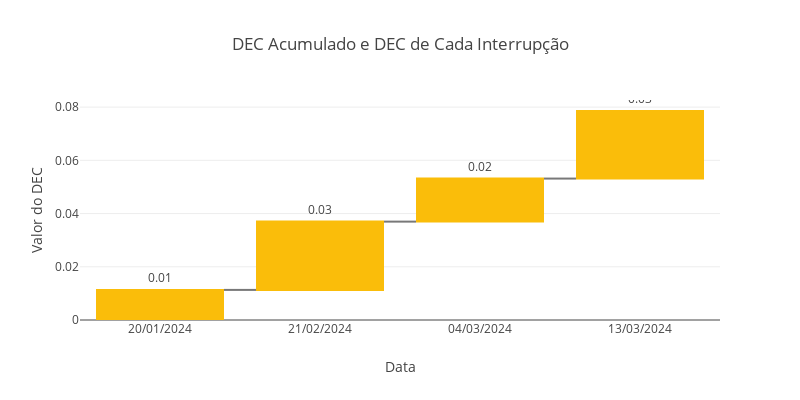

The cell this chart's notebook holds for it:
### Code cell
# Preparar dados para o DEC acumulado
df_dec_acumulado = teste[['DATA', 'DEC']].copy()
df_dec_acumulado.set_index('DATA', inplace=True)
df_dec_acumulado = df_dec_acumulado.sort_index()
df_dec_acumulado['DEC_ACUMULADO'] = df_dec_acumulado['DEC'].cumsum()  # Calcula o DEC acumulado

# Preparar dados para DEC de cada interrupção
df_dec_interrupcao = teste.copy()
df_dec_interrupcao['DATA'] = pd.to_datetime(df_dec_interrupcao['DATA'])
df_dec_interrupcao.set_index('DATA', inplace=True)
df_dec_interrupcao = df_dec_interrupcao.sort_index()

# Combine os dados
df_combined = df_dec_acumulado[['DEC_ACUMULADO']].copy()
df_combined['DEC_INTERUPCAO'] = df_dec_interrupcao['DEC']

# Crie o gráfico de cascata (waterfall)
fig = go.Figure(go.Waterfall(
    name="DEC Acumulado",
    orientation="v",
    measure=["relative"] * len(df_combined),  # "relative" indica que os valores são incrementais
    x=df_combined.index.strftime('%d/%m/%Y'),  # Datas como rótulos
    textposition="outside",
    text=df_combined['DEC_INTERUPCAO'].round(2).astype(str),  # Texto das barras
    y=df_combined['DEC_INTERUPCAO'],  # Valores das interrupções
    connector={"line": {"color": "rgba(63, 63, 63, 0.7)"}},  # Linha de conexão entre barras
    increasing={"marker": {"color": "#FABD0A"}},  # Cor das barras para DEC
    decreasing={"marker": {"color": "#F15B40"}},  # Cor das barras negativas (não aplicável aqui)
    totals={"marker": {"color": "#2F2E79"}}  # Cor do total (não aplicável aqui)
))

# Ajuste o layout do gráfico
fig.update_layout(
    title="DEC Acumulado e DEC de Cada Interrupção",
    xaxis_title="Data",
    yaxis_title="Valor do DEC",
    height=400,
    width=800,
    showlegend=False
)

fig.show()

### Figure 1 — Plotly figure (JSON) as saved in the notebook; plotly's stock layout.template omitted (floating-point values rounded to 4 significant figures)
{"data": [{"connector": {"line": {"color": "rgba(63, 63, 63, 0.7)"}}, "decreasing": {"marker": {"color": "#F15B40"}}, "increasing": {"marker": {"color": "#FABD0A"}}, "measure": ["relative", "relative", "relative", "relative"], "name": "DEC Acumulado", "orientation": "v", "text": ["0.01", "0.03", "0.02", "0.03"], "textposition": "outside", "totals": {"marker": {"color": "#2F2E79"}}, "type": "waterfall", "x": ["20/01/2024", "21/02/2024", "04/03/2024", "13/03/2024"], "y": [0.01131, 0.02566, 0.01618, 0.02539]}], "layout": {"height": 400, "showlegend": false, "title": {"text": "DEC Acumulado e DEC de Cada Interrupção"}, "width": 800, "xaxis": {"title": {"text": "Data"}}, "yaxis": {"title": {"text": "Valor do DEC"}}}}
